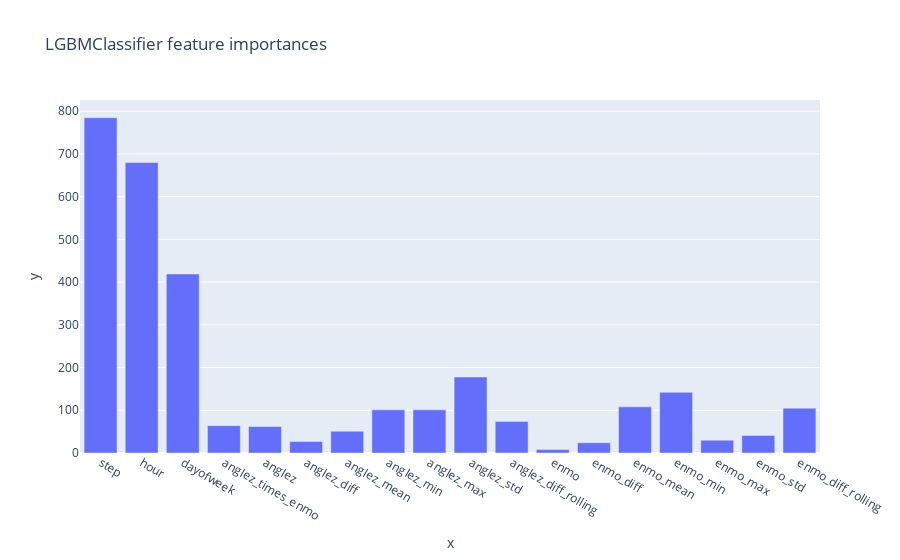

The notebook cell this image was saved under:
### Code cell
px.bar(x=features, 
       y=lgbm_pipeline[1].feature_importances_,
       title='LGBMClassifier feature importances'
      )

### Figure 1 — Plotly figure (JSON) as saved in the notebook; plotly's stock layout.template omitted (floating-point values rounded to 4 significant figures)
{"data": [{"alignmentgroup": "True", "hovertemplate": "x=%{x}<br>y=%{y}<extra></extra>", "legendgroup": "", "marker": {"color": "#636efa", "pattern": {"shape": ""}}, "name": "", "offsetgroup": "", "orientation": "v", "showlegend": false, "textposition": "auto", "type": "bar", "x": ["step", "hour", "dayofweek", "anglez_times_enmo", "anglez", "anglez_diff", "anglez_mean", "anglez_min", "anglez_max", "anglez_std", "anglez_diff_rolling", "enmo", "enmo_diff", "enmo_mean", "enmo_min", "enmo_max", "enmo_std", "enmo_diff_rolling"], "xaxis": "x", "y": [785, 680, 419, 64, 62, 27, 51, 101, 101, 178, 74, 8, 24, 108, 142, 30, 41, 105], "yaxis": "y"}], "layout": {"barmode": "relative", "legend": {"tracegroupgap": 0}, "title": {"text": "LGBMClassifier feature importances"}, "xaxis": {"anchor": "y", "domain": [0, 1], "title": {"text": "x"}}, "yaxis": {"anchor": "x", "domain": [0, 1], "title": {"text": "y"}}}}
